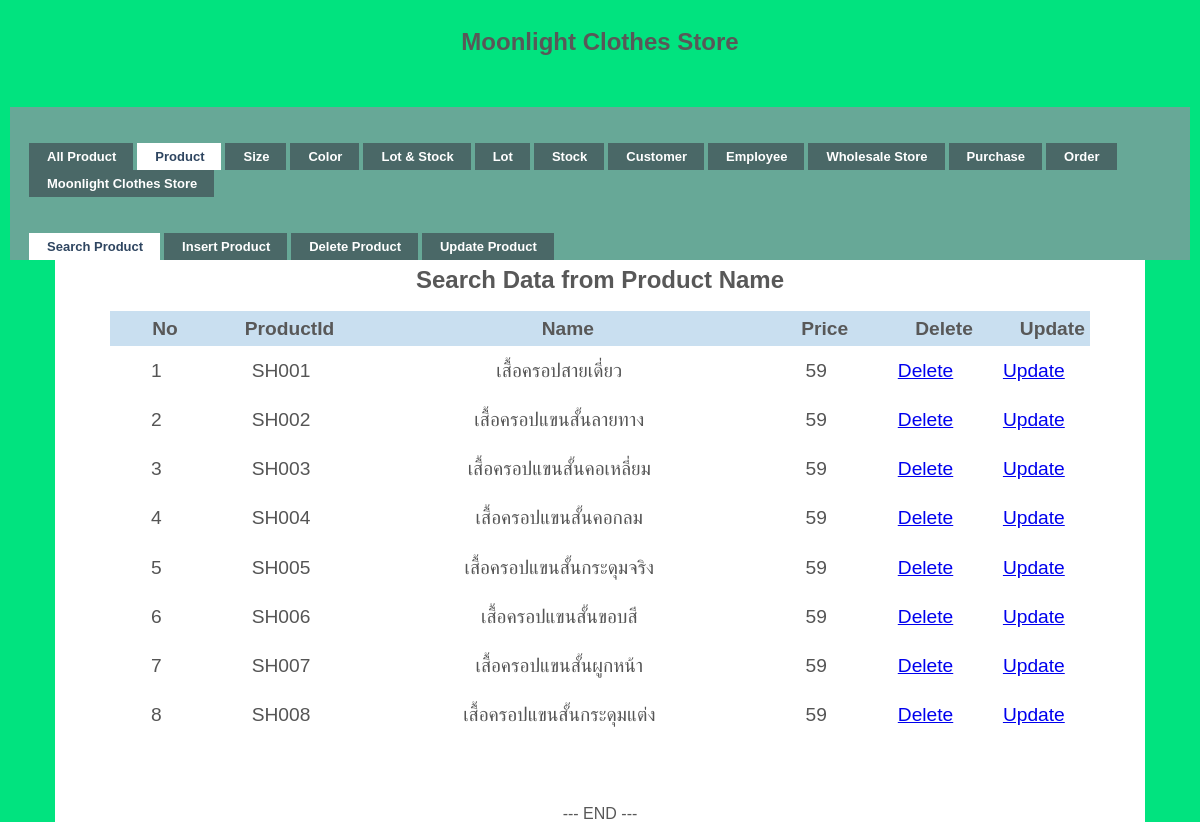
Screenshot of /searchData2.php with the database file from the repository.
### tables this page shows
CREATE TABLE `products` (
  `ProductId` varchar(11) NOT NULL,
  `ProductName` varchar(50) NOT NULL,
  `ProductPrice` int(10) NOT NULL
);

### searchData2.php (the view, shortened to what this page needs)
<!DOCTYPE html PUBLIC "-//W3C//DTD XHTML 1.0 Transitional//EN" "http://www.w3.org/TR/xhtml1/DTD/xhtml1-transitional.dtd">
<html xmlns="http://www.w3.org/1999/xhtml">
<head>
<link rel="stylesheet" href="styles.css" type="text/css" />
<h1>Moonlight Clothes Store</h1>
</head>
<body>
<div id="demo-container">
  <ul id="simple-menu">
  	<li><a href="allproduct.php" ><span>All Product</span></a></li>
  	<li><a href="product.php" class="current"><span>Product</span></a></li>
	<li><a href="size.php" ><span>Size</span></a></li>
    <li><a href="color.php" ><span>Color</span></a></li>
  	<li><a href="lot&stock.php"  ><span>Lot & Stock </span></a></li>
  	<li><a href="lot.php" ><span>Lot </span></a></li>
    <li><a href="stock.php" ><span>Stock </span></a></li>
  	<li><a href="Customer.php" ><span>Customer</span></a></li>
    <li><a href="Employee.php" ><span>Employee</span></a></li>
    <li><a href="wholesale.php" ><span>Wholesale Store</span></a></li>
    <li><a href="purchase.php" ><span>Purchase</span></a></li>
    <li><a href="order.php" ><span>Order</span></a></li>
    <li><a href="/moonlight/public/index.php"><span>Moonlight Clothes Store</span></a></li>
  </ul>
</div>
<div id="demo-container">
  <ul id="simple-menu">
    <li><a href="searchPro.php" class="current"><span>Search Product</span></a></li>
    <li><a href="insertPro.php"><span>Insert Product</span></a></li>
    <li><a href="deProId.php"><span>Delete Product</span></a></li>
    <li><a href="updatePro.php"><span>Update Product</span></a></li>
  </ul>
</div>
<div id="wrapper">
<h1>Search Data from Product Name</h1>
</head>
</body>
</html>
  <?php
  $keyword  = $_REQUEST['keyword'];
  require('connect.php');
  $sql = "SELECT * FROM products WHERE ProductName LIKE '%" . $keyword . "%';";
  $conn = mysqli_connect($servername, $username, $password, $dbname);
  $objQuery = mysqli_query($conn, $sql) or die("Error Query [" . $sql . "]");
  ?>
  <div align="center">
  <table id="keywords" cellspacing="0" cellpadding="0">
    <thead>
    <tr>
      <th width="50"><div align="center"><span>No</span></div></th>
      <th width="80"><div align="center"><span>ProductId</span></div></th>
      <th width="400"><div align="center"><span>Name</span></div></th>
      <th width="70"><div align="center"><span>Price</span></div></th>
      <th width="70"><div align="center">Delete</div></th>
      <th width="70"><div align="center">Update</div></th>
    </tr>
    </thead>
    <tbody>
    <?php
    $i = 1;
    while ($objResult = mysqli_fetch_array($objQuery)) {
    ?>
    <tr>
      <td>
        <div align="center"><?php echo $i; ?></div></td>
        <td><?php echo $objResult["ProductId"]; ?></td>
        <td><?php echo $objResult["ProductName"]; ?></td>
        <td><?php echo $objResult["ProductPrice"]; ?></td>
        <td align="center"><a href="deleteData2.php?ProductId=<?php echo $objResult["ProductId"]; ?>">Delete</a></td>
        <td align="center"><a href="updatePro.php?ProductId=<?php echo $objResult["ProductId"]; ?>">Update</a></td>
        <tr>
    <?php
      $i++;
    }
    ?>
  </tbody>
  </table>
  <?php
  echo "<br><br>";
  echo "--- END ---";
  ?></div>
  </body>
  </html>

### styles.css (style rules this page uses)
h1 { font-family:Verdana, Arial, Helvetica, sans-serif; font-size:16px; font-weight:bold; margin:0; padding:0; }
#demo-container { padding:25px 15px 0 15px; background:#67A897; }
ul#simple-menu { list-style-type:none; width:100%; position:relative; height:27px; font-family:"Trebuchet MS",Arial,sans-serif; font-size:13px; font-weight:bold; margin:0; padding:11px 0 0 0; }
ul#simple-menu li { display:block; float:left; margin:0 0 0 4px; height:27px; }
ul#simple-menu li a { display:block; float:left; color:#fff; background:#4A6867; line-height:27px; text-decoration:none; padding:0 17px 0 18px; height:27px; }
ul#simple-menu li a.current { color:#2E4560; background:#fff; }
html, body, div, span, applet, object, iframe, h1, h2, h3, h4, h5, h6, p, blockquote, pre, a, abbr, acronym, address, big, cite, code, del, dfn, em, img, ins, kbd, q, s, samp, small, strike, strong, sub, sup, tt, var, b, u, i, center, dl, dt, dd, ol, ul, li, fieldset, form, label, legend, table, caption, tbody, tfoot, thead, tr, th, td, article, aside, canvas, details, embed, figure, figcaption, footer, header, hgroup, menu, nav, output, ruby, section, summary, time, mark, audio, video { margin: 0; padding: 0; border: 0; font-size: 150%; font: inherit; vertical-align: baseline; outline: none; -webkit-font-smoothing: antialiased; -webkit-text-size-adjust: 100%; -ms-text-size-adjust: 100%; -webkit-box-sizing: border-box; -moz-box-sizing: border-box; box-sizing: border-box; }
html { overflow-y: scroll; }
body { background: #eee url('https://i.imgur.com/eeQeRmk.png'); font-family: 'Helvetica Neue', Helvetica, Arial, sans-serif; font-size: 100%; line-height: 1; color: #585858; padding: 22px 10px; padding-bottom: 55px; }
ol, ul { list-style: none; }
table { border-collapse: collapse; border-spacing: 0; }
h1 { font-family: 'Amarante', Tahoma, sans-serif; font-weight: bold; font-size: 150%; line-height: 1.7em; margin-bottom: 10px; text-align: center; }
#wrapper { display: block; width: 1090px; background: rgb(600, 600, 600); margin: 0 auto; padding: 0px 0px; -webkit-box-align: 2px 2px 3px -1px rgba(0,0,0,0.35); }
#keywords { margin: 0 auto; font-size: 1.2em; margin-bottom: 15px; }
#keywords thead { cursor: pointer; background: #c9dff0; }
#keywords thead tr th { font-weight: bold; padding: 8px 5px; padding-left: 42px; }
#keywords thead tr th span { padding-right: 20px; background-repeat: no-repeat; background-position: 100% 100%; }
#keywords tbody tr { color: #555; }
#keywords tbody tr td { text-align: center; padding: 15px 10px; }
* { box-sizing: border-box; }
html, body { height: 100%; }
body { display: grid; grid-template-rows: 1fr; font-family: "Raleway", sans-serif; background-color: #01e37f; }

### rows the page displays
products: ProductId "SH001", ProductName "เสื้อครอปสายเดี่ยว", ProductPrice "59"
products: ProductId "SH002", ProductName "เสื้อครอปแขนสั้นลายทาง", ProductPrice "59"
products: ProductId "SH003", ProductName "เสื้อครอปแขนสั้นคอเหลี่ยม", ProductPrice "59"
products: ProductId "SH004", ProductName "เสื้อครอปแขนสั้นคอกลม", ProductPrice "59"
products: ProductId "SH005", ProductName "เสื้อครอปแขนสั้นกระดุมจริง", ProductPrice "59"
products: ProductId "SH006", ProductName "เสื้อครอปแขนสั้นขอบสี", ProductPrice "59"
products: ProductId "SH007", ProductName "เสื้อครอปแขนสั้นผูกหน้า", ProductPrice "59"
products: ProductId "SH008", ProductName "เสื้อครอปแขนสั้นกระดุมแต่ง", ProductPrice "59"
